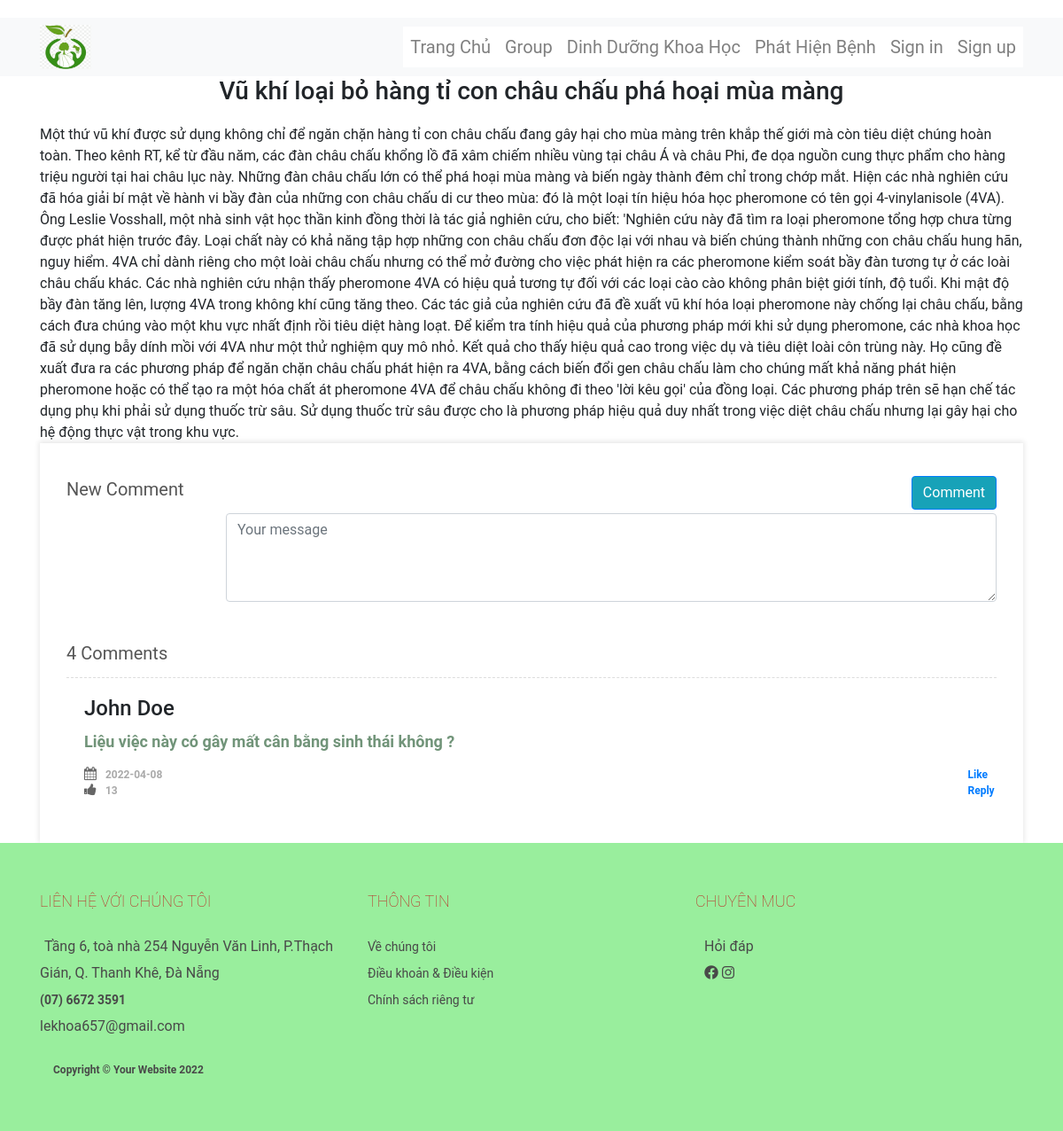
The app's page /topic/3 with its own data.
### app.py (models this page shows, shortened)
class Topic(db.Model):
    Id_Topic = db.Column(db.Integer, primary_key= True)
    Id_Account = db.Column(db.Integer, db.ForeignKey('accounts.Id_Account'))
    Title = db.Column(db.String(200))
    Description = db.Column(db.String(2000), nullable=False)
    Date_Created = db.Column(db.DateTime, default=datetime.utcnow)

class Comments(db.Model):
    Id_Topic = db.Column(db.Integer, db.ForeignKey('topic.Id_Topic'))
    Id_Account = db.Column(db.Integer, db.ForeignKey('accounts.Id_Account'))
    Id_Comment = db.Column(db.Integer, primary_key= True)
    Description = db.Column(db.String(2000), nullable=False)
    Date_Created = db.Column(db.DateTime, default=datetime.utcnow)

### app.py (the view)
@app.route('/topic/<int:Id_Topic>', methods = ['POST','GET'])
def comment(Id_Topic):
    error = None
    now = datetime.now()
    if request.method == 'POST':
        comment_content = request.form['comment']
        new_comment = Comments(Id_Account = 1,Description=comment_content,Id_Topic= Id_Topic,Date_Created = now)
        db.session.add(new_comment)
        db.session.commit()
        return redirect('/topic/'+str(Id_Topic))
    else:
        topic = Topic.query.filter_by(Id_Topic = Id_Topic).all()
        comments = Comments.query.filter_by(Id_Topic = Id_Topic).all()
        return render_template('post_detail.html', comments=comments,topic = topic)
    return render_template('post_detail.html')

### templates/post_detail.html (shortened to what this page needs)
<!DOCTYPE html>
<html>
<head>
    <link rel="stylesheet" href="https://cdnjs.cloudflare.com/ajax/libs/font-awesome/6.0.0/css/all.min.css">
    <link rel="stylesheet" href="https://cdn.jsdelivr.net/npm/bootstrap@4.5.3/dist/css/bootstrap.min.css">
    <link rel="stylesheet" href="{{ url_for('static',filename='css/main.css') }}">
</head>
<body>
  <section class="navigation">
    <div class="navbar navbar-expand-md bg-light navbar-light">
        <nav class="container" >
          <a class="navbar-brand" href="#"><img src="{{url_for('static',filename = 'image/logo.png')}}" class="logo" alt=""></a>
          <div class="navbar-brand">
            <ul class="navbar-nav ml-auto">
              <li class="nav-item">
                <a class="nav-link" href="./homepage">Trang Chủ</a>
              </li>
              <li class="nav-item">
                <a class="nav-link" href="./topic">Group</a>
              </li>
              <li class="nav-item">
                <a class="nav-link" href="./dinhduong">Dinh Dưỡng Khoa Học</a>
              </li>
              <li class="nav-item">
                <a class="nav-link" href="./detect">Phát Hiện Bệnh</a>
              </li>
              <li class="nav-item">
                <a class="nav-link" href="./login">Sign in</a>
              </li>
              <li class="nav-item">
                <a class="nav-link" href="./signup">Sign up</a>
              </li>
            </ul>
        </nav>
    </div>
</section>
<body>
    <div class="container">
      {%for topic in topic %}
        <div class="title">
            <h3 class="tieude" style="text-align: center; margin-bottom: 20px">{{topic.Title}}</h3>
             <form >
                <div class = "title">{{topic.Description}}</div>
              </form>
        </div>
      {% endfor %}
        <link href="https://maxcdn.bootstrapcdn.com/font-awesome/4.3.0/css/font-awesome.min.css" rel="stylesheet">
        <section class="post-item" id="comments">
            <div style="margin: 0 30px;">
                <form method = "post">
                    <h3 class="pull-left">New Comment</h3>
                    <button type="submit" class="btn btn-primary pull-right">Comment</button>
                    <fieldset>
                        <div class="row">
                            <div class="col-sm-3 col-lg-2 hidden-xs">
                            </div>
                            <div class="form-group col-xs-12 col-sm-9 col-lg-10">
                                <textarea class="form-control" name = "comment" id="comment" placeholder="Your message" required=""></textarea>
                            </div>
                        </div>
                    </fieldset>
                </form>
                <h3>4 Comments</h3>
                {% for comment in comments %}
                  <div class="media">
                      <div class="media-body">
                          <h4 class="media-heading">John Doe</h4>
                          <p> {{comment.Description}} </p>
                          <ul class="list-unstyled list-inline media-detail pull-left">
                              <li><i class="fa fa-calendar"></i>{{comment.Date_Created.date()}}</li>
                              <li><i class="fa fa-thumbs-up"></i>13</li>
                          </ul>
                          <ul class="list-unstyled list-inline media-detail pull-right">
                              <li class=""><a href="">Like</a></li>
                              <li class=""><a href="">Reply</a></li>
                          </ul>
                      </div>
                  </div>
                {% endfor %}
            </div>
        </section>
    </div>
    <div class="location">
        <div class="container">
              <div class="footer__contact">
                <div class="body_footter">
                <div class="left">
                <p class="footer__contact-title">LIÊN HỆ VỚI CHÚNG TÔI</p>
                <ul class="footer__contact-list">
                  <li >
                    <a class="footer__contact-address"> Tầng 6, toà nhà 254 Nguyễn Văn Linh, P.Thạch Gián, Q. Thanh
                      Khê, Đà Nẵng</a>
                  </li>
                  <li >
                      <a class="footer__contact-phone">(07) 6672 3591 </a>
                    </li>
                    <li >
                      <a class="footer__contact-mail">
                        lekhoa657@gmail.com
                      </a>
                    </li>
                  </div>
                 <div class="right">
                <p class="footer__contact-title">THÔNG TIN</p>
                  <ul class="footer__shipping">
                    <li>
                      <a>Về chúng tôi</a>
                    </li>
                    <li>
                      <a>Điều khoản &amp; Điều kiện</a>
                    </li>
                    <li>
                      <a>Chính sách riêng tư</a>
                    </li>
                  </ul>
                   </div>
                   <div class="center">
                    <p class="footer__contact-title">CHUYÊN MUC</p>
                    <ul class="footer__center">
                      <li>
                        <a>Hỏi đáp</a>
                      </li>
                      <li>
                        <a class="bth-social" href="https://www.facebook.com/">
                          <i class="fab fa-facebook"></i>
                        </a>
                        <a class="bth-social" href="https://www.instagram.com/">
                          <i class="fab fa-instagram"></i>
                        </a>
                      </li>
                    </ul>
                   </div>
              </div>
                  <div class="col-sm-12 col-md-8">
                    <p class="footer__extend-text">
                      Copyright © Your Website 2022
                    </p>
                  </div>
                  <div className="col-sm-12 col-md-4">
                    <div className="footer__extend-img d-flex justify-content-end">
                    </div>
              </div>
                </div>
              </div>
          </div>
</body>
</html>

### static/css/main.css (style rules this page uses)
* { margin: 0; padding: 0; list-style: none; font-family: "Roboto", Sans-serif; scroll-behavior: smooth; }
p { font-size: 18px; font-weight: 600; color: rgb(113, 148, 121); }
.navbar-brand { list-style-type: none; margin: 0; padding: 0; overflow: hidden; }
.nav-item { float: right ; font-size: 20px; }
.nav-item a { display: block; padding: 8px; background-color: white; }
.logo { width: 58px; height: 50px; }
.navigation { background-color:white ; }
.btn { background-color: #17a2b8; }
.location { background-color: rgb(153, 238, 157); padding: 52px 0 20px; }
.footer__contact-title { color: #bd1d1d; font-size: 18px; font-weight: 100; white-space: nowrap; }
.footer__contact-list { margin-top: 23px; margin-bottom: 25px; line-height: 30px; color: #494949; }
.footer__contact-phone { padding-right: 10px; font-size: 14px; font-family: "Roboto", sans-serif; text-decoration: none; font-weight: 600; }
.footer__contact-address { line-height: 30px; padding-left: 5px; }
.footer__shipping > li > a { margin-left: 0px; font-size: 14px; font-family: "Roboto", sans-serif; text-decoration: none; }
.footer__shipping { margin-top: 23px; margin-bottom: 25px; line-height: 30px; color: #494949; }
.footer__extend-text { color: #494949; font-size: 12px; }
.body_footter { display: flex; }
.body_footter .left { flex: 1; }
.body_footter .right { flex: 1; }
.footer__center { margin-left: 10px; margin-top: 23px; margin-bottom: 25px; line-height: 30px; color: #494949; }
.body_footter .center { flex: 1; }
.footer__contact a { color:#494949 ; text-decoration: none; }
body { margin-top: 20px; }
.post-item { padding: 30px 0; background-color: #FFFFFF; }
.post-item h3 { font-weight: 400; font-size: 20px; color: #555555; margin: 10px 0 15px; padding: 0; }
#comments { box-shadow: 0 -1px 6px 1px rgba(0, 0, 0, 0.1); background-color: #FFFFFF; }
#comments form { margin-bottom: 30px; }
#comments .btn { margin-top: 7px; }
#comments form fieldset { clear: both; }
#comments form textarea { height: 100px; }
#comments .media { border-top: 1px dashed #DDDDDD; padding: 20px 0; margin: 0; }
#comments .media h4 { margin: 0 0 10px; }
#comments .media p { margin-bottom: 15px; text-align: justify; }
#comments .media-detail { margin: 0; }
#comments .media-detail li { color: #AAAAAA; font-size: 12px; padding-right: 10px; font-weight: 600; }
#comments .media-detail li:last-child { padding-right: 0; }
#comments .media-detail li i { color: #666666; font-size: 15px; margin-right: 10px; }

### records on screen
Topic: Title "Vũ khí loại bỏ hàng tỉ con châu chấu phá hoại mùa màng", Description "Một thứ vũ khí được sử dụng không chỉ để ngăn chặn hàng tỉ con châu chấu đang gây hại cho mùa màng trên khắp thế giới mà còn tiêu diệt chúng hoàn toàn. Theo kênh RT, kể từ đầu năm, các đàn châu chấu khổng lồ đã xâm chiếm nhiều vùng tại châu Á và châu Phi, đe dọa nguồn cung thực phẩm cho hàng triệu người tại hai châu lục này. Những đàn châu chấu lớn có thể phá hoại mùa màng và biến ngày thành đêm chỉ trong chớp mắt. Hiện các nhà nghiên cứu đã hóa giải bí mật về hành vi bầy đàn của những con châu chấu di cư theo mùa: đó là một loại tín hiệu hóa học pheromone có tên gọi 4-vinylanisole (4VA). Ông Leslie Vosshall, một nhà sinh vật học thần kinh đồng thời là tác giả nghiên cứu, cho biết: 'Nghiên…"
Comments: Description "Liệu việc này có gây mất cân bằng sinh thái không ?", Date_Created "2022-04-08"
